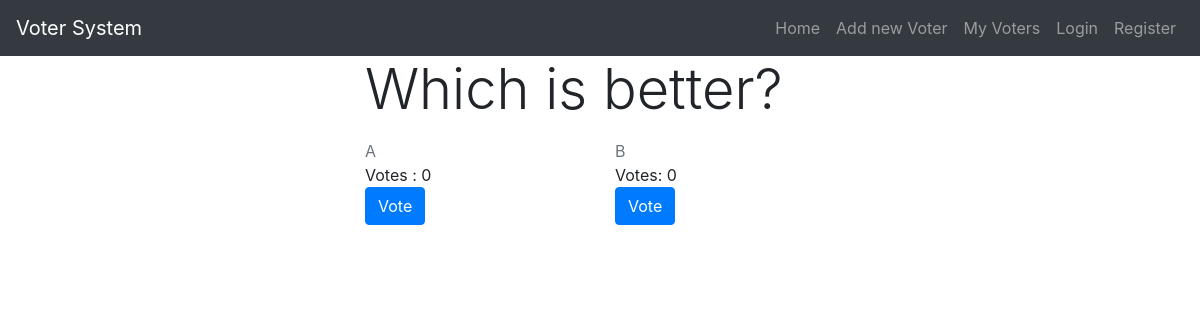
Screenshot of /3/vote/ with the database file from the repository.
### voterapp/models.py (models this page shows, shortened)
class Voter(models.Model):
    description = models.CharField(max_length=250)
    voter_one = models.CharField(max_length=250)
    voter_two = models.CharField(max_length=250)
    voter_one_count = models.IntegerField(default=0)
    voter_two_count = models.IntegerField(default=0)
    user = models.ForeignKey(User)

### voterapp/views.py (the view)
# urls.py: url(r'^(?P<pk>[0-9]+)/vote/',views.vote_detail,name='vote-detail'),
def vote_detail(request, pk):
    voter = Voter.objects.get(pk=pk)
    if voter is None:
        context = {'error':'voter not found'}
        return render(request,'index.html',context=context)
    else:
        context = {'voter': voter}
        return render(request,'vote_detail.html',context=context)

### templates/vote_detail.html (shortened to what this page needs)
{% extends "base.html" %}
{% block content %}
<div class="container">
  <p class="display-4">{{voter.description}}</p>
  <div class="row">
    <div class="col">
      <div class="text-muted">{{voter.voter_one}}</div>
      <div>Votes : {{voter.voter_one_count}}</div>
      <a href="{% url 'increment_voter_one' voter.pk%}" class="btn btn-primary">Vote</a>
    </div>
    <div class="col">
      <div class="text-muted">{{voter.voter_two}}</div>
      <div>Votes: {{voter.voter_two_count}}</div>
      <a href="{% url 'increment_voter_two' voter.pk%}" class="btn btn-primary">Vote</a>
    </div>
  </div>
</div>
{% endblock %}

### templates/vote_detail.html (style rules this page uses)
.container { width: 500px; }

### rows the page displays
Voter: description "Which is better?", voter_one "A", voter_one_count "0", voter_two "B", voter_two_count "0"
